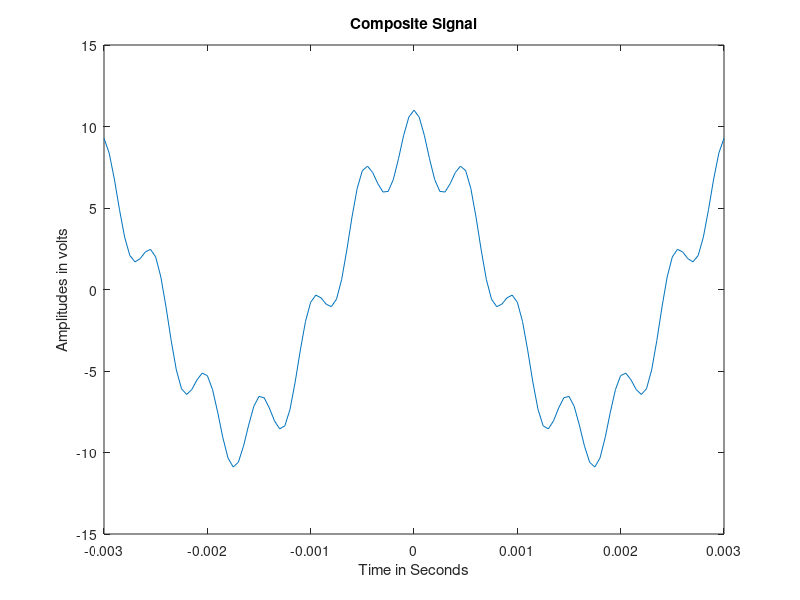
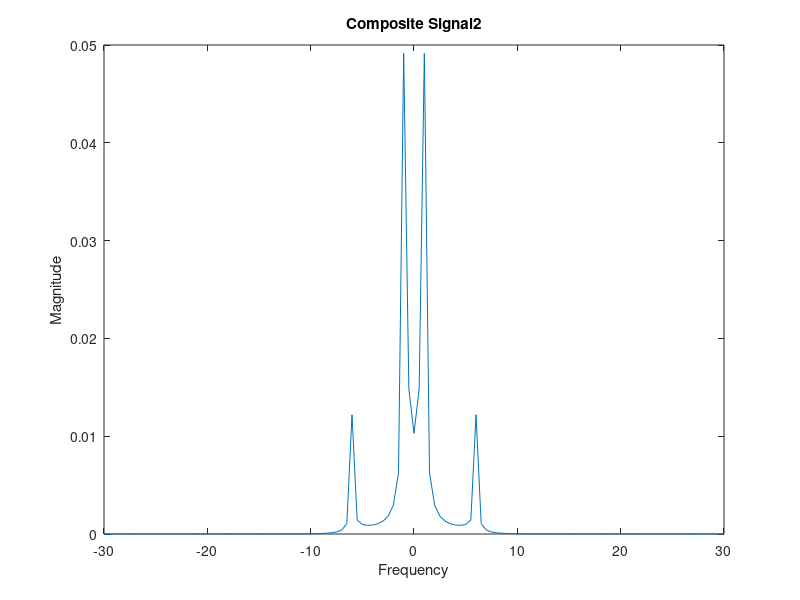

MATLAB code to generate these figures, in order:
clear all
clc

fs=1000*20;
AMP1=2;
AMP2=9;
FREQ1=20;
FREQ2=3;
t=-3/1000:1/fs:3/1000;
X1=AMP1*cos(2*pi*(FREQ1 *100)*t);
X2=AMP2*cos(2*pi*(FREQ2 *100)*t);
X3=X1+X2;
plot(t,X3)
title('Composite Signal')
xlabel('Time in Seconds')
ylabel('Amplitudes in volts')
fx1=fft(X3);
fx1=fftshift(fx1)/(fs/2);
f=fs/2*t;
figure
plot(f,abs(fx1))
xlabel('Frequency')
ylabel('Magnitude')
title('Composite Signal2')
